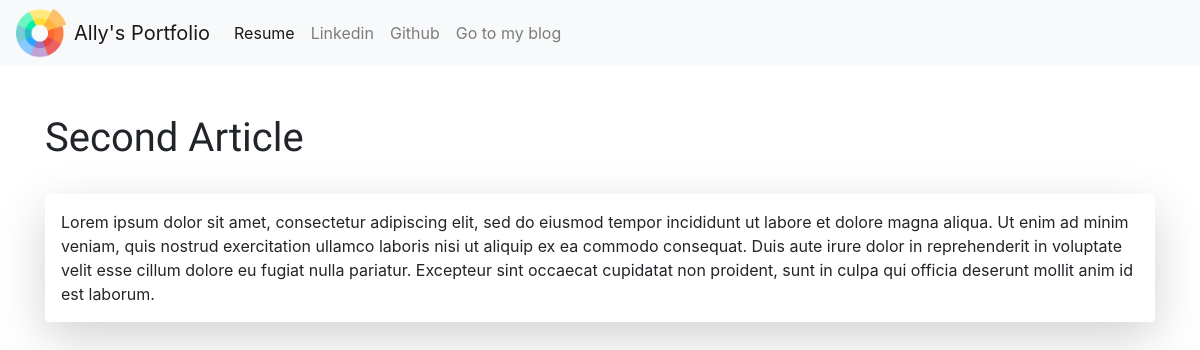
The app's page /blog/2/ with its own data.
### blog/models.py (models this page shows, shortened)
class Blog(models.Model):
    title = models.CharField(max_length=200)
    description = models.TextField()
    date = models.DateField()

### blog/views.py (the view)
# urls.py: path('<int:blog_id>/', views.detail, name='detail'),
def detail(request, blog_id):
    blog = get_object_or_404(Blog, pk=blog_id)
    return render(request, 'blog/detail.html', {'blog': blog})

### blog/templates/blog/detail.html
{% extends 'portfolio/base.html' %}
{% block content %}
<div class="container text-centered mt-5">
    <div class="row">
        <div class="col">
            <h1>{{ blog.title }}</h1>
            <br>
            <div class="shadow-lg p-3 mb-5 bg-white rounded">
                {{ blog.description|safe }}
            </div>
        </div>
    </div>
</div>
{% endblock %}

### portfolio/templates/portfolio/base.html (style rules this page uses)
h1 { font-family: Kufam; }

### records on screen
Blog: title "Second Article", description "Lorem ipsum dolor sit amet, consectetur adipiscing elit, sed do eiusmod tempor incididunt ut labore et dolore magna aliqua. Ut enim ad minim veniam, quis nostrud exercitation ullamco laboris nisi ut aliquip ex ea commodo consequat. Duis aute irure dolor in reprehenderit in voluptate velit esse cillum dolore eu fugiat nulla pariatur. Excepteur sint occaecat cupidatat non proident, sunt in culpa qui officia deserunt mollit anim id est laborum."
